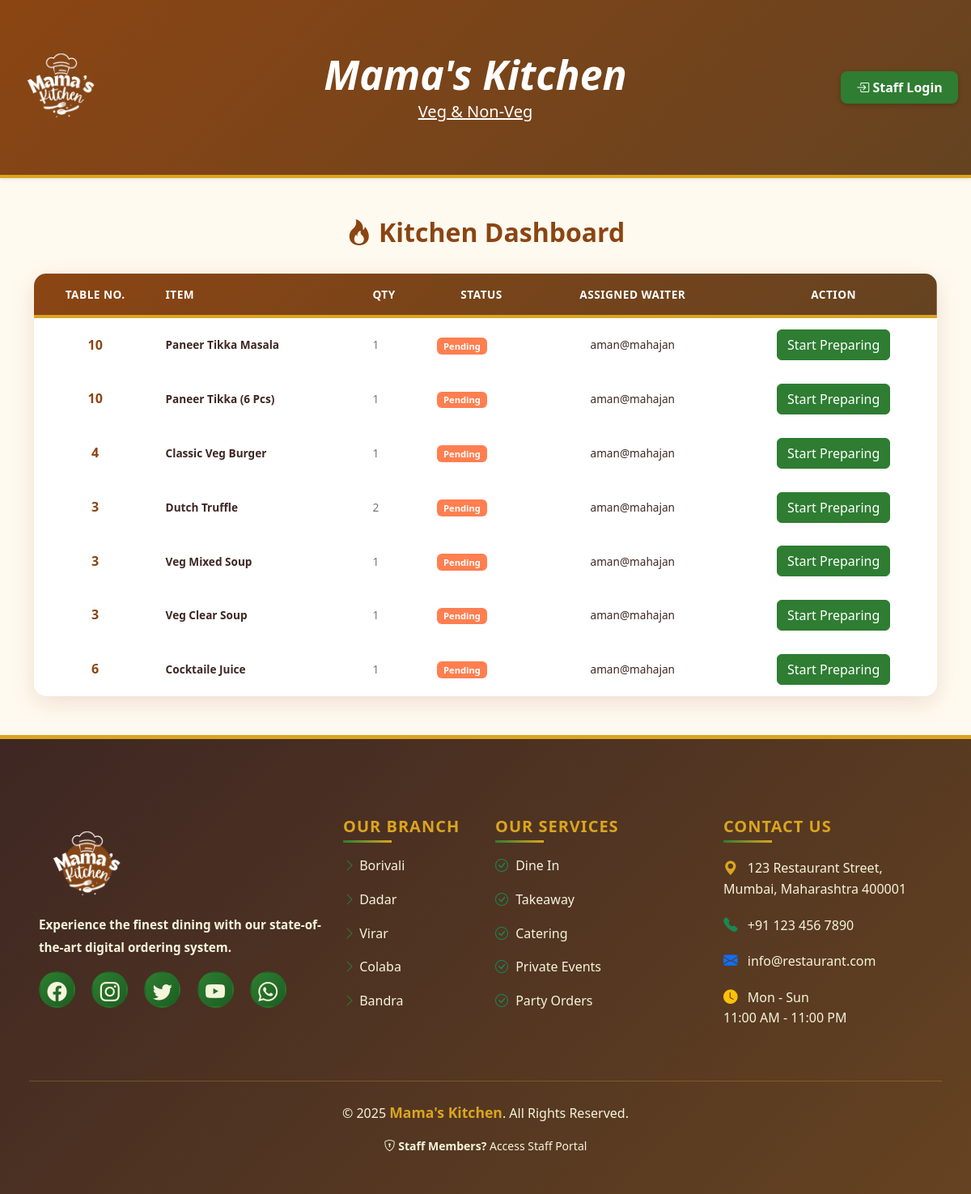
Page /kitchen/ on the earlier database version.
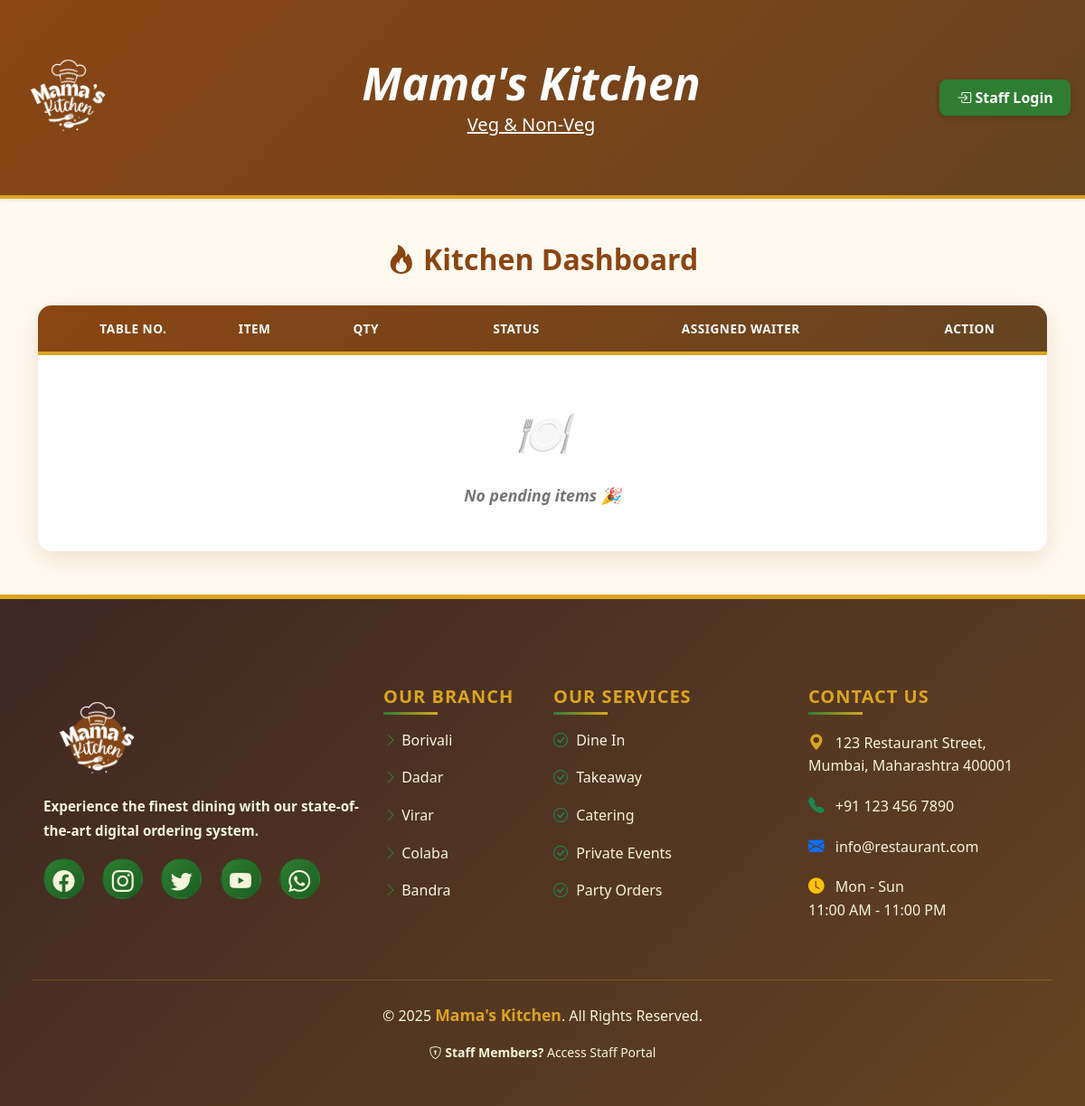
Same page on the later database version.
### common/models.py (models this page shows, shortened)
class OrderItem(models.Model):
    order = models.ForeignKey(Order, related_name='items', on_delete=models.CASCADE)
    item = models.ForeignKey(MenuItem, on_delete=models.CASCADE)
    quantity = models.PositiveIntegerField(default=1)
    is_delivered = models.BooleanField(default=False)
    KITCHEN_STATUS_CHOICES = [
        ('pending', 'Pending'),
        ('preparing', 'Preparing'),
        ('ready', 'Ready'),
    ]
    kitchen_status = models.CharField(max_length=15, choices=KITCHEN_STATUS_CHOICES, default='pending')

class Order(models.Model):
    table = models.ForeignKey(Table, on_delete=models.CASCADE)
    customer = models.ForeignKey(Customer, on_delete=models.CASCADE)
    waiter = models.ForeignKey(Staff, on_delete=models.SET_NULL, null=True, blank=True)
    status = models.CharField(max_length=20, default='Pending')  # e.g. pending, preparing, served, paid
    created_at = models.DateTimeField(auto_now_add=True)

class Table(models.Model):
    number = models.IntegerField(unique=True)
    capacity = models.IntegerField()
    is_occupied = models.BooleanField(default=False)
    assigned_waiter = models.ForeignKey('Staff', null=True, blank=True, on_delete=models.SET_NULL)
    last_activity = models.DateTimeField(auto_now=True)

class MenuItem(models.Model):
    CATEGORY_CHOICES = (
        ('Veg', 'Vegetarian'),
        ('Non-Veg', 'Non-Vegetarian'),
    )
    MEAL_TYPE_CHOICES = (
        ('burgers', 'Burgers'),
        ('pizzas', 'Pizzas'),
        ('salads', 'Salads'),
        ('breakfast', 'Breakfast'),
        ('starter', 'Starter'),
        ('soup', 'Soup'),
        ('main_course', 'Main Course'),
        ('rice', 'Rice'),
        ('noodles', 'Noodles'),
        ('dessert', 'Dessert'),
        ('juices', 'Juices'),
        ('beverage', 'Beverage'),
    )
    name = models.CharField(max_length=100)
    description = models.TextField(blank=True)
    price = models.DecimalField(max_digits=6, decimal_places=2)
    is_available = models.BooleanField(default=True)
    category = models.CharField(max_length=100, choices=CATEGORY_CHOICES,default="Veg")
    stock_quantity = models.IntegerField(default=0)
    low_stock_threshold = models.IntegerField(default=5)
    meal_type = models.CharField(max_length=50, choices=MEAL_TYPE_CHOICES, default='main_course')

class Staff(models.Model):
    ROLE_CHOICES = (
        ('waiter', 'Waiter'),
        ('cashier', 'Cashier'),
        ('manager', 'Manager'),
        ('admin', 'Admin'),
    )
    user = models.OneToOneField(User, on_delete=models.CASCADE, null=True, blank=True)
    role = models.CharField(max_length=10, choices=ROLE_CHOICES)

### kitchen/views.py (the view)
# urls.py: path('', views.kitchen_dashboard, name='kitchen_dashboard'),
def kitchen_dashboard(request):
    items = OrderItem.objects.filter(kitchen_status__in=['pending', 'preparing']).select_related('order__table', 'order__waiter')
    return render(request, 'kitchen/dashboard.html', {'items': items})

### templates/kitchen/dashboard.html
{% extends 'base.html' %}
{% block content %}
<div class="container mt-5">
  <div class="text-center">
    <h3 class="text-center"><i class="bi bi-fire"></i> Kitchen Dashboard</h3>
  </div>
  <table class="admin-table">
    <thead>
      <tr>
        <th>Table No.</th>
        <th>Item</th>
        <th>Qty</th>
        <th>Status</th>
        <th>Assigned Waiter</th>
        <th>Action</th>
      </tr>
    </thead>
    <tbody>
      {% for item in items %}
      <tr>
        <td>{{ item.order.table.number }}</td>
        <td>{{ item.item.name|title }}</td>
        <td>{{ item.quantity }}</td>
        <td>
          {% if item.kitchen_status == 'pending' %}
          <span class="badge bg-secondary">Pending</span>
          {% elif item.kitchen_status == 'preparing' %}
          <span class="badge bg-warning">Preparing</span>
          {% elif item.kitchen_status == 'ready' %}
          <span class="badge bg-success">Ready</span>
          {% endif %}
        </td>
        <td>{{ item.order.waiter.user.username }}</td>
        <td>
          {% if item.kitchen_status != 'ready' %}
          <a href="{% url 'update_kitchen_status' item.id %}" class="btn btn-success">
            {% if item.kitchen_status == 'pending' %}
            Start Preparing
            {% else %}
            Mark Ready
            {% endif %}
          </a>
          {% else %}
          <i class="bi bi-check2-circle text-success"></i>
          {% endif %}
        </td>
      </tr>
      {% empty %}
      <tr>
        <td colspan="6">No pending items 🎉</td>
      </tr>
      {% endfor %}
    </tbody>
  </table>
</div>
{% endblock %}

### templates/base.html (shortened to what this page needs)
{% load static %}
<!DOCTYPE html>
<html lang="en">
<head>
    <link href="https://cdn.jsdelivr.net/npm/bootstrap@5.3.8/dist/css/bootstrap.min.css" rel="stylesheet"
>
    <link rel="stylesheet" href="https://cdn.jsdelivr.net/npm/bootstrap-icons@1.13.1/font/bootstrap-icons.min.css">
    <link rel="stylesheet" href="{% static 'css/base.css' %}">
</head>
<body>
    <nav class="navbar navbar-expand-lg shadow-sm">
        <div class="container-fluid d-flex justify-content-between align-items-center">
            <div class="d-flex align-items-center">
                {% if user.is_authenticated %}
                <a class="navbar-brand" href="{% url 'login' %}">
                    <img src="{% static 'images/output-onlinepngtools.png' %}" alt="Logo" width="120">
                </a>
                {% else %}
                <img src="{% static 'images/output-onlinepngtools.png' %}" alt="Logo" width="120">
                {% endif %}
            </div>
            <div class="text-center flex-grow-1">
                <h5 class="mb-0 fw-bold" style="color: white; font-size: 50px; font-style: italic;">Mama's Kitchen</h5>
                <small class="text-white" style="font-size: 20px;"><u>Veg & Non-Veg</u></small>
            </div>
            <div class="d-flex align-items-center">
                <div class="collapse navbar-collapse justify-content-end" id="mainNavbar">
                    {% if user.is_authenticated %}
                    <div class="dropdown">
                        <button class="btn dropdown-toggle d-flex align-items-center" type="button" id="userDropdown"
                            data-bs-toggle="dropdown" aria-expanded="false">
                            <i class="bi bi-person-circle me-1"></i> {{ user.username }}
                        </button>
                        <ul class="dropdown-menu dropdown-menu-end" aria-labelledby="userDropdown">
                            <li>
                                <a class="dropdown-item" href="{% url 'change_password' %}"><i class="bi bi-key"></i>
                                    Change
                                    Password</a>
                            </li>
                            <li>
                                <hr class="dropdown-divider">
                            </li>
                            <li>
                                <a class="dropdown-item" href="{% url 'logout' %}">
                                    <i class="bi bi-box-arrow-right"></i> Logout
                                </a>
                            </li>
                        </ul>
                    </div>
                    {% else %}
                    <div class="register d-flex">
                        <a href="{% url 'login' %}" class="btn">
                            <i class="bi bi-box-arrow-in-right"></i> Staff Login
                        </a>
                    </div>
                    {% endif %}
                </div>
            </div>
        </div>
    </nav>
    {% block content %}
    {% endblock content %}
    <footer class="mt-5">
        <div class="p-5">
            <div class="row">
                <div class="footer-para col-lg-4 col-md-6 mb-4">
                    <div class="">
                        {% if user.is_authenticated %}
                        <a href="{% url 'login' %}"><img src="{% static 'images/output-onlinepngtools.png' %}"
                                alt="Logo" style="width: 150px; height: auto;"></a>
                        {% else %}
                        <img src="{% static 'images/output-onlinepngtools.png' %}" alt="Logo" width="120">
                        {% endif %}
                    </div>
                    <p class="text"><b>
                            Experience the finest dining with our state-of-the-art digital ordering system.</b>
                    </p>
                    <div class="social-links mt-3">
                        <a href="#" class="me-3" title="Facebook">
                            <i class="bi bi-facebook fs-4"></i>
                        </a>
                        <a href="#" class="me-3" title="Instagram">
                            <i class="bi bi-instagram fs-4"></i>
                        </a>
                        <a href="#" class="me-3" title="Twitter">
                            <i class="bi bi-twitter fs-4"></i>
                        </a>
                        <a href="#" class="me-3" title="YouTube">
                            <i class="bi bi-youtube fs-4"></i>
                        </a>
                        <a href="#" class="" title="Whatsapp">
                            <i class="bi bi-whatsapp fs-4"></i></i>
                        </a>
                    </div>
                </div>
                <div class="our-branch col-lg-2 col-md-6 mb-4">
                    <h5 class="text-uppercase mb-3">Our Branch</h5>
                    <ul class="list-unstyled">
                        <li class="mb-0">
                            <p>
                                <i class="bi bi-chevron-right"></i> Borivali
                            </p>
                        </li>
                        <li class="">
                            <p>
                                <i class="bi bi-chevron-right"></i> Dadar
                            </p>
                        </li>
                        <li class="">
                            <p>
                                <i class="bi bi-chevron-right"></i> Virar
                            </p>
                        </li>
                        <li class="">
                            <p>
                                <i class="bi bi-chevron-right"></i> Colaba
                            </p>
                        </li>
                        <li class="">
                            <p>
                                <i class="bi bi-chevron-right"></i> Bandra
                            </p>
                        </li>
                    </ul>
                </div>
                <div class="our-services col-lg-3 col-md-6 mb-4">
                    <h5 class="text-uppercase mb-3">Our Services</h5>
                    <ul class="list-unstyled">
                        <li class="mb-2">
                            <p>
                                <i class="bi bi-check-circle text-success"></i> Dine In
                            </p>
                        </li>
                        <li class="mb-2">
                            <p>
                                <i class="bi bi-check-circle text-success"></i> Takeaway
                            </p>
                        </li>
                        <li class="mb-2">
                            <p>
                                <i class="bi bi-check-circle text-success"></i> Catering
                            </p>
                        </li>
                        <li class="mb-2">
                            <p>
                                <i class="bi bi-check-circle text-success"></i> Private Events
                            </p>
                        </li>
                        <li class="mb-2">
                            <p>
                                <i class="bi bi-check-circle text-success"></i> Party Orders
                            </p>
                        </li>
                    </ul>
                </div>
                <div class="contact-us col-lg-3 col-md-6 mb-4">
                    <h5 class="text-uppercase mb-3">Contact Us</h5>
                    <ul class="list-unstyled">
                        <li class="mb-3">
                            <i class="bi bi-geo-alt-fill"></i>
                            <span class="ms-2">123 Restaurant Street,<br>Mumbai, Maharashtra 400001</span>
                        </li>
                        <li class="mb-3">
                            <i class="bi bi-telephone-fill text-success"></i>
                            <a href="tel:+911234567890" class="text-decoration-none ms-2">
                                +91 123 456 7890
                            </a>
                        </li>
                        <li class="mb-3">
                            <i class="bi bi-envelope-fill text-primary"></i>
                            <a href="mailto:info@restaurant.com" class="text-decoration-none ms-2">
                                info@restaurant.com
                            </a>
                        </li>
                        <li class="mb-3">
                            <i class="bi bi-clock-fill text-warning"></i>
                            <span class="ms-2">
                                Mon - Sun<br>
                                11:00 AM - 11:00 PM
                            </span>
                        </li>
                    </ul>
                </div>
            </div>
            <div class="row mt-4 pt-4 border-top border-secondary">
                <div class="footer-rights text-center text-md-start">
                    <p class="mb-0 text-center">
                        &copy; 2025 <strong class="text-danger">Mama's Kitchen</strong>. All Rights Reserved.
                    </p>
                </div>
            </div>
            <div class="row mt-3">
                <div class="col-12 text-center">
                    <p class="small mb-0">
                        <i class="bi bi-shield-lock"></i><b> Staff Members?</b>
                        <a href="" class="text-decoration-none">Access Staff Portal</a>
                    </p>
                </div>
            </div>
        </div>
    </footer>
</body>
</html>

Differences in the rows shown:
removed OrderItem: order.table.number "10", item.name "Paneer Tikka Masala", quantity "1", kitchen_status "Pending", order.waiter.user.username "aman@mahajan"
removed OrderItem: order.table.number "10", item.name "Paneer Tikka (6 Pcs)", quantity "1", kitchen_status "Pending", order.waiter.user.username "aman@mahajan"
removed OrderItem: order.table.number "4", item.name "Classic Veg Burger", quantity "1", kitchen_status "Pending", order.waiter.user.username "aman@mahajan"
removed OrderItem: order.table.number "3", item.name "Dutch Truffle", quantity "2", kitchen_status "Pending", order.waiter.user.username "aman@mahajan"
removed OrderItem: order.table.number "3", item.name "Veg Mixed Soup", quantity "1", kitchen_status "Pending", order.waiter.user.username "aman@mahajan"
removed OrderItem: order.table.number "3", item.name "Veg Clear Soup", quantity "1", kitchen_status "Pending", order.waiter.user.username "aman@mahajan"
removed OrderItem: order.table.number "6", item.name "Cocktaile Juice", quantity "1", kitchen_status "Pending", order.waiter.user.username "aman@mahajan"
Other differences:
text now shown: "No pending items 🎉"
